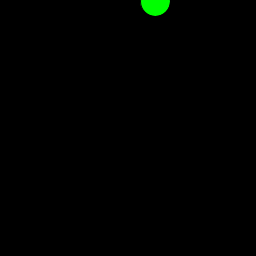
Frame 1 (no input)
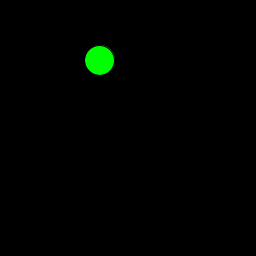
Frame 60 (the mouse pressed at the canvas centre just before this capture)
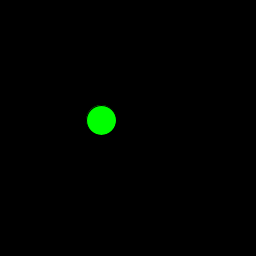
Frame 120 (the mouse held since frame 60 and released just before this capture)

The Processing sketch that drew these frames (run headless with seeded random() and noise(); from frame 60 on, the mouse is pressed at the canvas centre):

// Processing sketch: processing_20048
// ── processing_20048.pde


//position de la feuille
float x; 
float y; 

void setup() {
  
  size(256,256);
  smooth();
  x = 128;
  y = 0;

  
}

void draw() {
 background(0);
 fill(0,255,0);
 
 // incrementer la position verticale
 y++; // y = y + 1;
 
 //trouver la position horizontale avec le bruit Perlin
 ellipse(noise(frameCount*0.01)*width,y,30,30);
 
 //remettre la feuille en haut si elle tombe trop bas
 if ( y > height + 15 ) y = -15;
  
}
